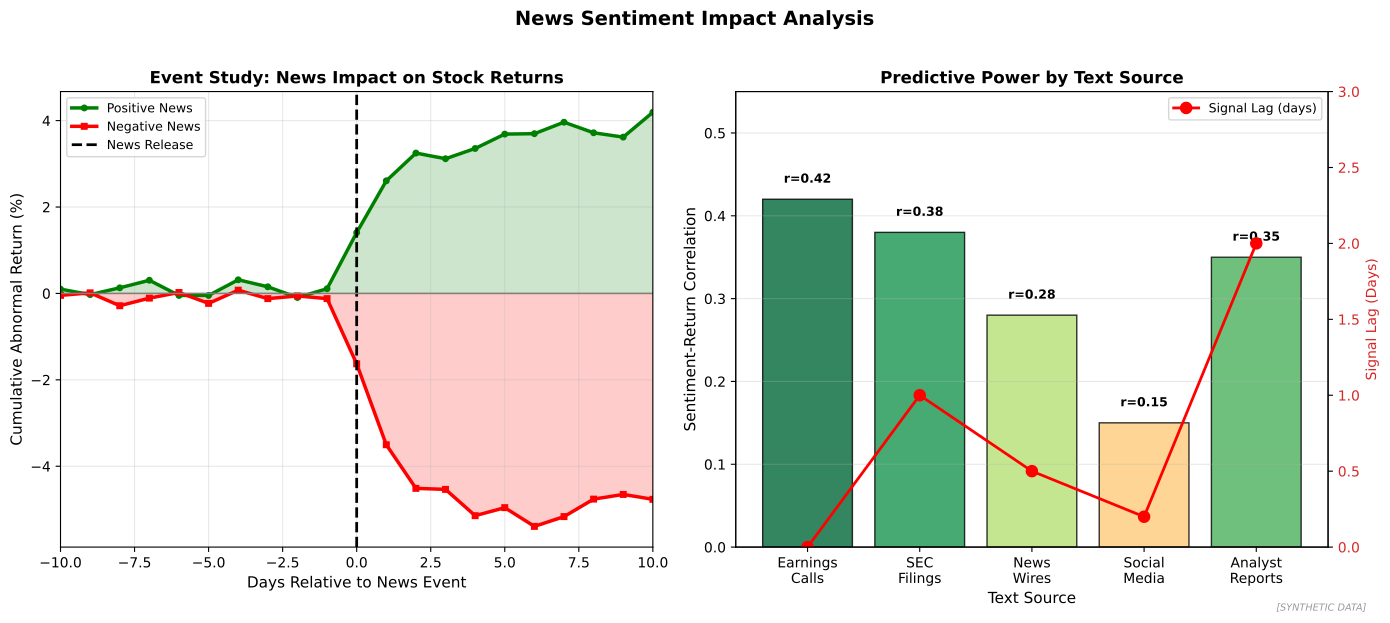

This chart was generated by the following Python code:
"""
News Sentiment Impact on Markets
Event study of news impact

Output: news_sentiment_impact.pdf
Module: module_03_ai_ml
Lesson: 32 - NLP in Finance
"""

from pathlib import Path
import matplotlib.pyplot as plt
import numpy as np

CHART_METADATA = {
    'title': 'News Sentiment Impact',
    'module': 'module_03_ai_ml',
    'lesson': 32,
    'url': 'https://github.com/Digital-AI-Finance/digital-finance/tree/main/module_03_ai_ml/figures/news_sentiment_impact'
}

plt.rcParams.update({'font.size': 10, 'axes.labelsize': 10})

def create_chart():
    fig, axes = plt.subplots(1, 2, figsize=(14, 6))

    np.random.seed(42)

    # Event study: CAR around news
    ax1 = axes[0]

    days = np.arange(-10, 11)

    # Positive news event
    car_positive = np.zeros(21)
    car_positive[10:] = np.cumsum([0.015, 0.012, 0.005, 0.003, 0.002, 0.001, 0.001, 0, 0, 0, 0])
    car_positive += np.random.randn(21) * 0.002

    # Negative news event
    car_negative = np.zeros(21)
    car_negative[10:] = np.cumsum([-0.02, -0.015, -0.008, -0.004, -0.002, -0.001, 0, 0.001, 0.001, 0, 0])
    car_negative += np.random.randn(21) * 0.002

    ax1.plot(days, car_positive * 100, 'g-', linewidth=2.5, label='Positive News', marker='o', markersize=4)
    ax1.plot(days, car_negative * 100, 'r-', linewidth=2.5, label='Negative News', marker='s', markersize=4)
    ax1.axvline(x=0, color='black', linestyle='--', linewidth=2, label='News Release')
    ax1.axhline(y=0, color='gray', linewidth=1)

    ax1.fill_between(days, 0, car_positive * 100, alpha=0.2, color='green')
    ax1.fill_between(days, 0, car_negative * 100, alpha=0.2, color='red')

    ax1.set_xlabel('Days Relative to News Event', fontsize=11)
    ax1.set_ylabel('Cumulative Abnormal Return (%)', fontsize=11)
    ax1.set_title('Event Study: News Impact on Stock Returns', fontsize=12, fontweight='bold')
    ax1.legend(loc='best', fontsize=9)
    ax1.grid(True, alpha=0.3)
    ax1.set_xlim(-10, 10)

    # Sentiment-Return Correlation by Source
    ax2 = axes[1]

    sources = ['Earnings\nCalls', 'SEC\nFilings', 'News\nWires', 'Social\nMedia', 'Analyst\nReports']
    correlations = [0.42, 0.38, 0.28, 0.15, 0.35]
    signal_lag = [0, 1, 0.5, 0.2, 2]  # Days until market reaction

    colors = plt.cm.RdYlGn(np.array(correlations) / max(correlations))

    bars = ax2.bar(sources, correlations, color=colors, edgecolor='black', alpha=0.8)

    for bar, corr, lag in zip(bars, correlations, signal_lag):
        ax2.text(bar.get_x() + bar.get_width()/2, bar.get_height() + 0.02,
                f'r={corr:.2f}', ha='center', fontsize=9, fontweight='bold')

    # Add signal quality line
    ax2_twin = ax2.twinx()
    ax2_twin.plot(sources, signal_lag, 'ro-', linewidth=2, markersize=8, label='Signal Lag (days)')
    ax2_twin.set_ylabel('Signal Lag (Days)', fontsize=10, color='#D62728')
    ax2_twin.tick_params(axis='y', labelcolor='#D62728')
    ax2_twin.set_ylim(0, 3)

    ax2.set_xlabel('Text Source', fontsize=11)
    ax2.set_ylabel('Sentiment-Return Correlation', fontsize=11)
    ax2.set_title('Predictive Power by Text Source', fontsize=12, fontweight='bold')
    ax2.set_ylim(0, 0.55)
    ax2.yaxis.grid(True, alpha=0.3)
    ax2_twin.legend(loc='upper right', fontsize=9)

    fig.suptitle('News Sentiment Impact Analysis', fontsize=14, fontweight='bold', y=1.02)
    fig.text(0.98, 0.02, '[SYNTHETIC DATA]', fontsize=7, color='#999999', ha='right', style='italic')
    plt.tight_layout()

    output_path = Path(__file__).parent / 'news_sentiment_impact.pdf'
    plt.savefig(output_path, format='pdf', dpi=300, bbox_inches='tight')
    plt.close()
    print(f"Chart saved to: {output_path}")
    return output_path

if __name__ == '__main__':
    create_chart()
